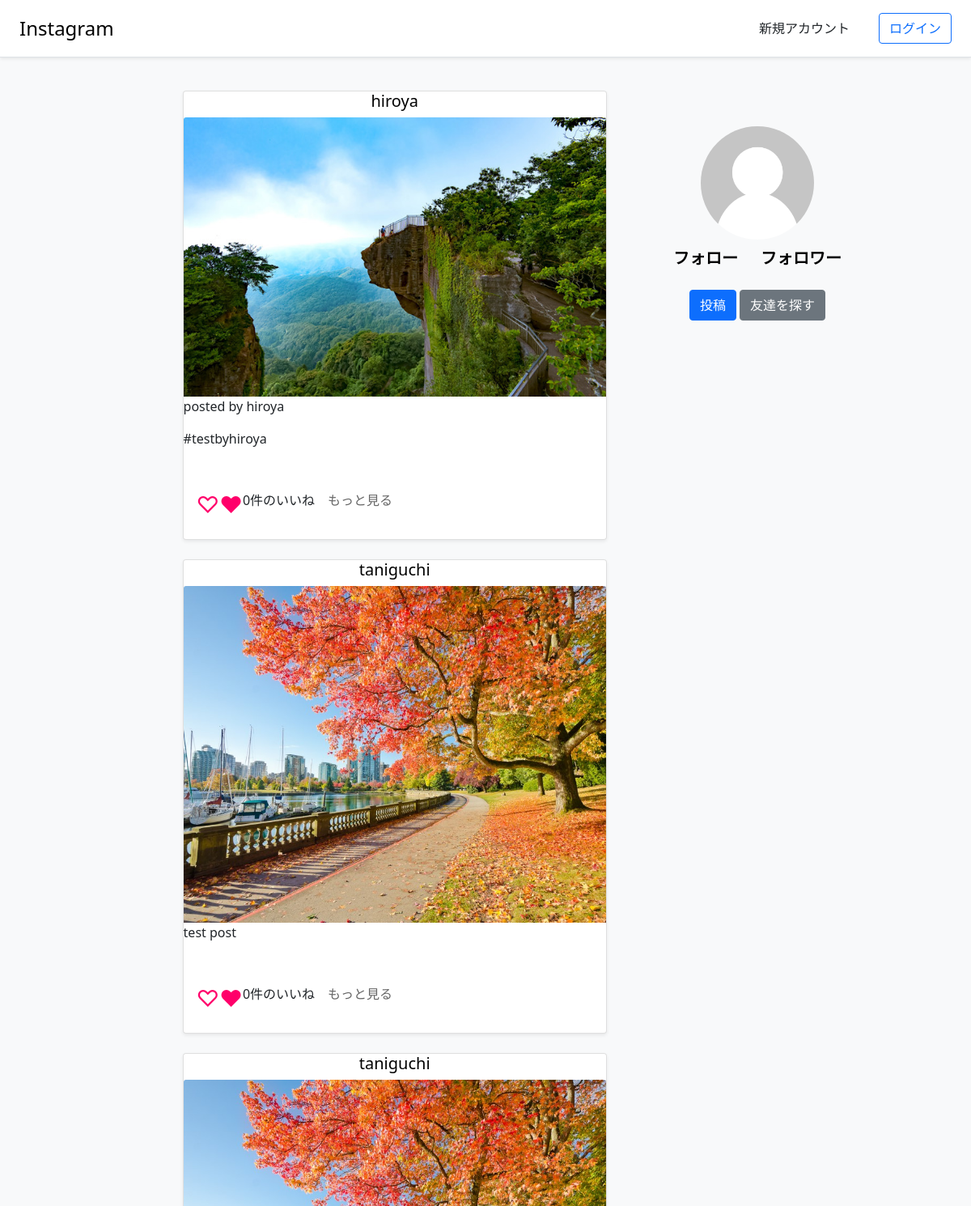
Page /instagram/ (upper part) on the earlier database version.
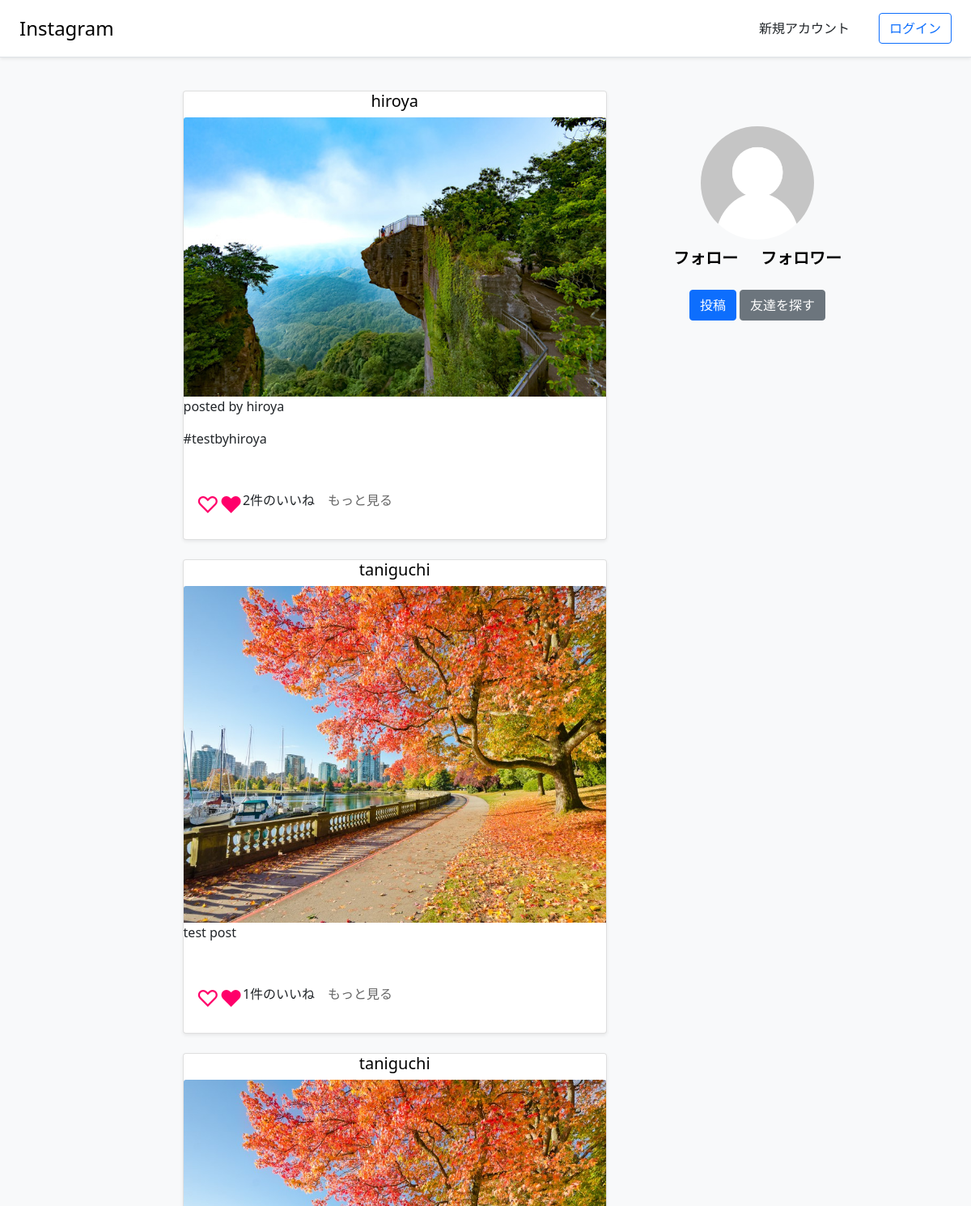
Same page on the later database version.
### instagram/models.py (models this page shows)
class Posts(models.Model):
    text = models.TextField(max_length=200, null=True, blank=True)
    image = models.ImageField(upload_to='images/')
    tag = models.CharField(max_length=100, null=True, blank=True)
    post_date = models.DateTimeField(default=timezone.now(), null=True, blank=True)
    author = models.ForeignKey(User, on_delete=models.CASCADE)
    like_count = models.IntegerField(default=0)
    class Meta:
        verbose_name = 'Post'

### users/models.py (models this page shows, shortened)
class User(AbstractBaseUser, PermissionsMixin):
    username_validator = UnicodeUsernameValidator()
    username = models.CharField(
        _('username'),
        max_length=150,
        unique=True,
        help_text=_('Required. 150 characters or fewer. Letters, digits and @/./+/-/_ only.'),
        validators=[username_validator],
        error_messages={
            'unique': _("A user with that username already exists."),
        },
    )
    first_name = models.CharField(_('first name'), max_length=30, blank=True)
    last_name = models.CharField(_('last name'), max_length=150, blank=True)
    email = models.EmailField(_('email address'), blank=True)
    is_staff = models.BooleanField(
        _('staff status'),
        default=False,
        help_text=_('Designates whether the user can log into this admin site.'),
    )
    is_active = models.BooleanField(
        _('active'),
        default=True,
        help_text=_(
            'Designates whether this user should be treated as active. '
            'Unselect this instead of deleting accounts.'
        ),
    )
    date_joined = models.DateTimeField(_('date joined'), default=timezone.now)
    name = models.CharField(max_length=100, blank=True)
    text = models.CharField(max_length=300, blank=True)
    user_image = models.ImageField(upload_to='images/', null=True, blank=True)
    objects = UserManager()
    EMAIL_FIELD = 'email'
    USERNAME_FIELD = 'username'
    REQUIRED_FIELDS = ['email']
    class Meta:
        verbose_name = _('user')
        verbose_name_plural = _('users')

### instagram/views.py (the view)
# urls.py: path('', views.HomeView.as_view(), name='home'),
class HomeView(ListView):
    template_name = 'home.html'
    queryset = Posts
    def get_queryset(self):
        queryset = super().get_queryset()
        queryset = queryset.objects.order_by('-post_date')
        return queryset
    def get_context_data(self, **kwargs):
        context = super().get_context_data(**kwargs)
        context['user'] = self.request.user
        return context

### templates/home.html (shortened to what this page needs)
{% extends 'base.html' %}
{% load static %}
{% block content %}
  <section class="jumbotron text-center home-profile">
    <div class="container">
      {% if user.image %}
      <a href=""><img  class="top-image-of-user" src="{{ MEDIA_URL }}{{ user.image }}" alt=""></a>
      {% else %}
      <a href=""><img  class="top-image-of-user" src="{{ MEDIA_URL }}images/default-user-image.png" alt=""></a>
      {% endif %}
      <p class="ff-layout">
        <a href="" class="following">フォロー</a>
        <a href="" class="following">フォロワー</a>
      </p>
      <p>
        <a href="{% url 'instagram:post' %}" class="btn btn-primary my-2">投稿</a>
        <a href="" class="btn btn-secondary my-2">友達を探す</a>
      </p>
    </div>
    </section>
  <div class="all-posts-area">
    {% if object_list %}
    {% for post in object_list %}
    <div class="posts-area">
      <div class="card post-card mb-4 shadow-sm">
        <h5 class="post-username"><a href="{% url 'instagram:user_profile' pk=post.author.pk %}" class="post-username-a">{{ post.author }}</a></h5>
        <div>
          <img  src="{{ MEDIA_URL }}{{ post.image }}" class="post-image bd-placeholder-img card-img-top" >
          {% if post.text %}
          <p>{{ post.text }}</p>
          {% endif %}
          {% if post.tag%}
          <p>{{ post.tag }}</p>
          {% endif %}
        </div>
        <div class="card-body">
          <div class="d-flex justify-content-between align-items-center">
            <div class="btn-group">
                <a href="{% url 'instagram:like_post' pk=post.pk %}" style="text-decoration: none;"><span class="like-button">&#9825;</span></a>
                <a href="{% url 'instagram:like_post' pk=post.pk %}" style="text-decoration: none;"><span class="like-button">&hearts;</span></a>
                <p class="good-count">{{ post.like_count }}件のいいね</p>
              <a href="" class="see-more">もっと見る</a>
            </div>
          </div>
        </div>
      </div>
    </div>
    {% endfor %}
    {% else %}
    <p>投稿はありません</p>
    {% endif %}
  </div>
  {% endblock content %}

Differences in the rows shown:
changed Posts "posted by hiroya": like_count "0" → "2"
changed Posts "test post": like_count "0" → "1"
